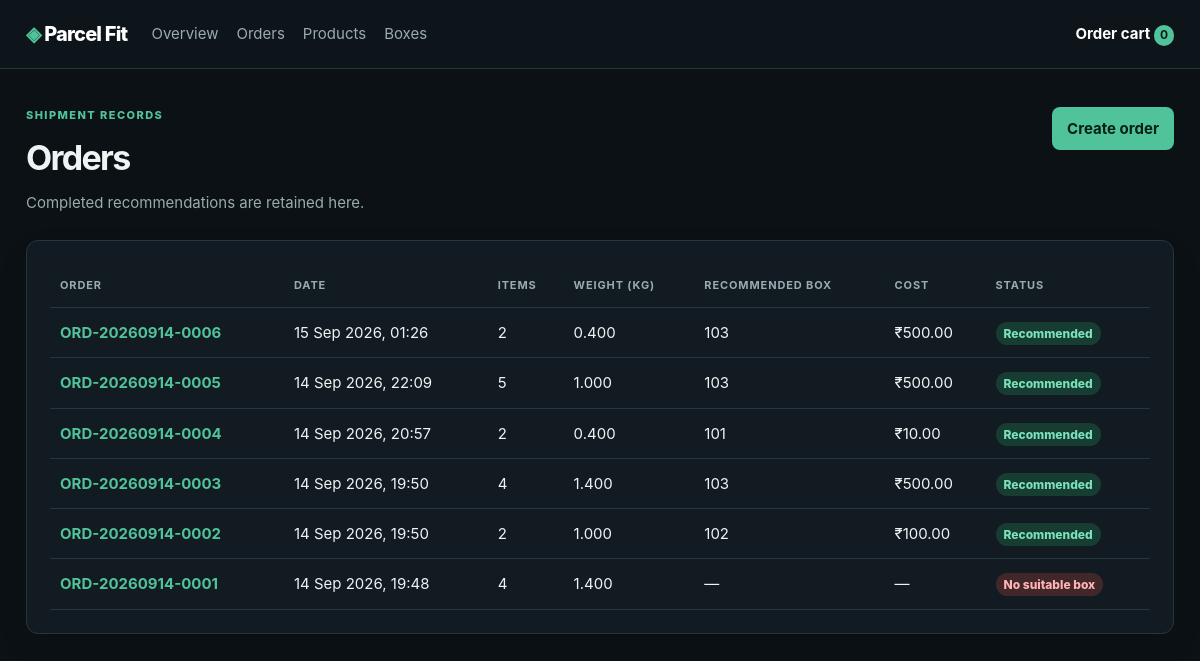
/orders/, run on an earlier commit of the app's database.
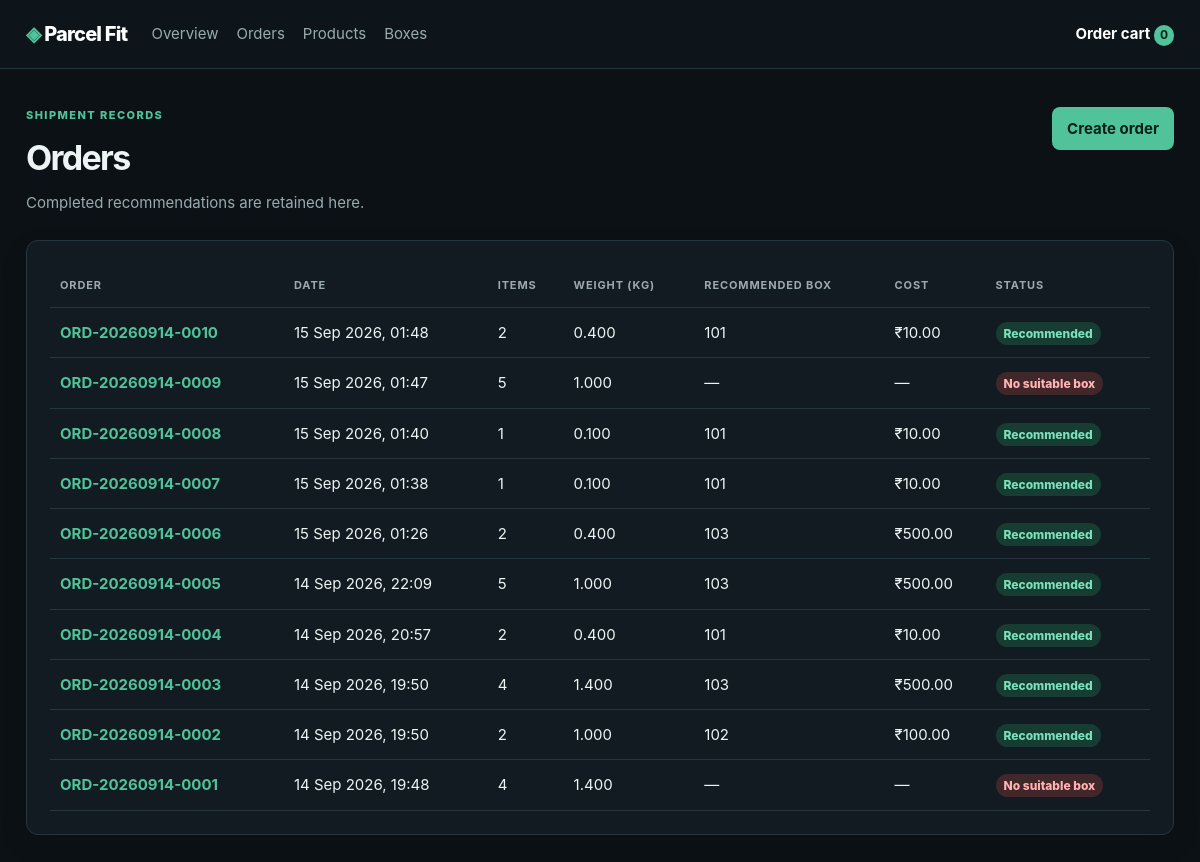
And on a later commit of the database.
### shipping/models.py (models this page shows, shortened)
class Order(models.Model):
    class Status(models.TextChoices):
        RECOMMENDED = "recommended", "Recommended"
        NO_SOLUTION = "no_solution", "No suitable box"
    identifier = models.CharField(max_length=24, unique=True, editable=False)
    created_at = models.DateTimeField(default=timezone.now, editable=False)
    updated_at = models.DateTimeField(auto_now=True)
    total_weight = models.DecimalField(
        max_digits=10, decimal_places=3, default=Decimal("0")
    )
    recommended_box = models.ForeignKey(
        Box,
        null=True,
        blank=True,
        on_delete=models.SET_NULL,
        related_name="recommended_orders",
    )
    recommended_box_snapshot = models.JSONField(default=dict, blank=True)
    selected_box_cost = models.DecimalField(
        max_digits=10, decimal_places=2, null=True, blank=True
    )
    status = models.CharField(
        max_length=20, choices=Status.choices, default=Status.NO_SOLUTION
    )
    evaluation = models.JSONField(default=list, blank=True)
    packing_result = models.JSONField(default=dict, blank=True)
    class Meta:
        ordering = ["-created_at"]
    @property
    def item_count(self):
        return sum(item.quantity for item in self.items.all())

class OrderItem(models.Model):
    order = models.ForeignKey(Order, related_name="items", on_delete=models.CASCADE)
    product = models.ForeignKey(
        Product, null=True, blank=True, on_delete=models.SET_NULL
    )
    quantity = models.PositiveIntegerField()
    product_snapshot = models.JSONField(default=dict)

### shipping/views.py (the view)
# urls.py: path("orders/", views.order_list, name="order_list"),
def order_list(request):
    return render(
        request,
        "orders/list.html",
        {"orders": Order.objects.prefetch_related("items", "recommended_box")},
    )

### shipping/context_processors.py (called while the page is built)
def cart_count(request):
    return {
        "cart_count": sum(
            int(quantity) for quantity in request.session.get("cart", {}).values()
        )
    }

### templates/orders/list.html
{% extends 'base.html' %}{% block content %}<div class="page-heading"><div><p class="eyebrow">SHIPMENT RECORDS</p><h1>Orders</h1><p>Completed recommendations are retained here.</p></div><a class="button primary" href="{% url 'order_create' %}">Create order</a></div><section class="panel">{% if orders %}<div class="table-wrap"><table><thead><tr><th>Order</th><th>Date</th><th>Items</th><th>Weight (kg)</th><th>Recommended box</th><th>Cost</th><th>Status</th></tr></thead><tbody>{% for order in orders %}<tr><td><a href="{% url 'order_detail' order.pk %}">{{ order.identifier }}</a></td><td>{{ order.created_at|date:'d M Y, H:i' }}</td><td>{{ order.item_count }}</td><td>{{ order.total_weight }}</td><td>{% if order.recommended_box_snapshot %}{{ order.recommended_box_snapshot.code }}{% else %}—{% endif %}</td><td>{% if order.selected_box_cost != None %}₹{{ order.selected_box_cost }}{% else %}—{% endif %}</td><td><span class="badge {{ order.status }}">{{ order.get_status_display }}</span></td></tr>{% endfor %}</tbody></table></div>{% else %}<div class="empty"><h3>No orders yet.</h3><p>Create an order to save its packing recommendation.</p></div>{% endif %}</section>{% endblock %}

### templates/base.html (shortened to what this page needs)
{% load static %}
<!doctype html>
<html lang="en">
  <head>
    <link rel="stylesheet" href="{% static 'app.css' %}" />
  </head>
  <body class="app-shell">
    <header>
      <nav>
        <a class="brand" href="{% url 'dashboard' %}">
          <span>◈</span> Parcel Fit
        </a>
        <div class="navlinks">
          <a href="{% url 'dashboard' %}">Overview</a>
          <a href="{% url 'order_list' %}">Orders</a>
          <a href="{% url 'product_list' %}">Products</a>
          <a href="{% url 'box_list' %}">Boxes</a>
        </div>
        <a class="cart-link" href="{% url 'cart_detail' %}">
          Order cart <b>{{ cart_count }}</b>
        </a>
      </nav>
    </header>
    <main>
      {% block content %}{% endblock %}
    </main>
  </body>
</html>

### static/app.css (style rules this page uses)
:root { --bg: #0b1115; --surface: #121b21; --surface-2: #18242b; --line: #26363e; --ink: #edf4f4; --muted: #9aabb0; --green: #51c39a; --green-d: #1b805f; --red: #f08a8a; --radius: 12px; }
* { box-sizing: border-box; }
body { margin: 0; background: var(--bg); color: var(--ink); font: 15px/1.55 Inter, ui-sans-serif, system-ui, sans-serif; }
header { border-bottom: 1px solid var(--line); background: #0d151a; }
nav, main { max-width: 1200px; margin: auto; }
nav { min-height: 68px; padding: 0 26px; display: flex; align-items: center; gap: 24px; }
.brand { color: #fff; text-decoration: none; font-size: 20px; font-weight: 800; letter-spacing: -0.04em; }
.brand span { color: var(--green); }
.navlinks { display: flex; gap: 18px; flex: 1; }
.navlinks a, .quiet { color: var(--muted); text-decoration: none; background: none; border: 0; font: inherit; cursor: pointer; }
.cart-link { color: #fff; text-decoration: none; font-weight: 700; }
.cart-link b { display: inline-grid; place-items: center; background: var(--green); color: #062016; border-radius: 99px; min-width: 20px; padding: 1px 6px; font-size: 12px; }
main { padding: 38px 26px 70px; }
.page-heading { display: flex; justify-content: space-between; gap: 20px; align-items: flex-start; margin-bottom: 26px; }
h1 { font-size: 34px; letter-spacing: -0.05em; margin: 0 0 6px; }
.page-heading p, .panel > p { margin: 0; color: var(--muted); }
.eyebrow { font-weight: 800; font-size: 11px !important; letter-spacing: 0.13em; text-transform: uppercase; color: var(--green) !important; margin: 0 0 8px !important; }
.button { display: inline-block; text-decoration: none; border: 0; border-radius: 8px; padding: 10px 15px; font: inherit; font-weight: 750; cursor: pointer; transition: background-color 160ms ease, border-color 160ms ease, box-shadow 160ms ease, transform 160ms ease; }
.primary { background: var(--green); color: #062016; }
.panel, .recommendation, .no-result { background: var(--surface); border: 1px solid var(--line); border-radius: var(--radius); padding: 23px; margin-bottom: 20px; box-shadow: 0 12px 30px #00000016; }
.section-heading a, td a, .link-button { color: var(--green); font-weight: 700; text-decoration: none; }
table { width: 100%; border-collapse: collapse; }
th { text-align: left; color: var(--muted); font-size: 11px; letter-spacing: 0.08em; text-transform: uppercase; }
td, th { padding: 13px 10px; border-bottom: 1px solid var(--line); }
.table-wrap { overflow: auto; }
.badge { font-size: 12px; font-weight: 800; padding: 4px 8px; border-radius: 99px; }
.recommended { background: #173d32; color: #7ae1bb; }
.no_solution { background: #41272a; color: #ffb3b3; }

What changed in the data, as far as the page shows it:
added Order: identifier "ORD-20260914-0010", created_at "15 Sep 2026, 01:48", item_count "2", total_weight "0.400", recommended_box_snapshot.code "101", selected_box_cost "10.00", status "Recommended"
added Order: identifier "ORD-20260914-0009", created_at "15 Sep 2026, 01:47", item_count "5", total_weight "1.000", status "No suitable box"
added Order: identifier "ORD-20260914-0008", created_at "15 Sep 2026, 01:40", item_count "1", total_weight "0.100", recommended_box_snapshot.code "101", selected_box_cost "10.00", status "Recommended"
added Order: identifier "ORD-20260914-0007", created_at "15 Sep 2026, 01:38", item_count "1", total_weight "0.100", recommended_box_snapshot.code "101", selected_box_cost "10.00", status "Recommended"
